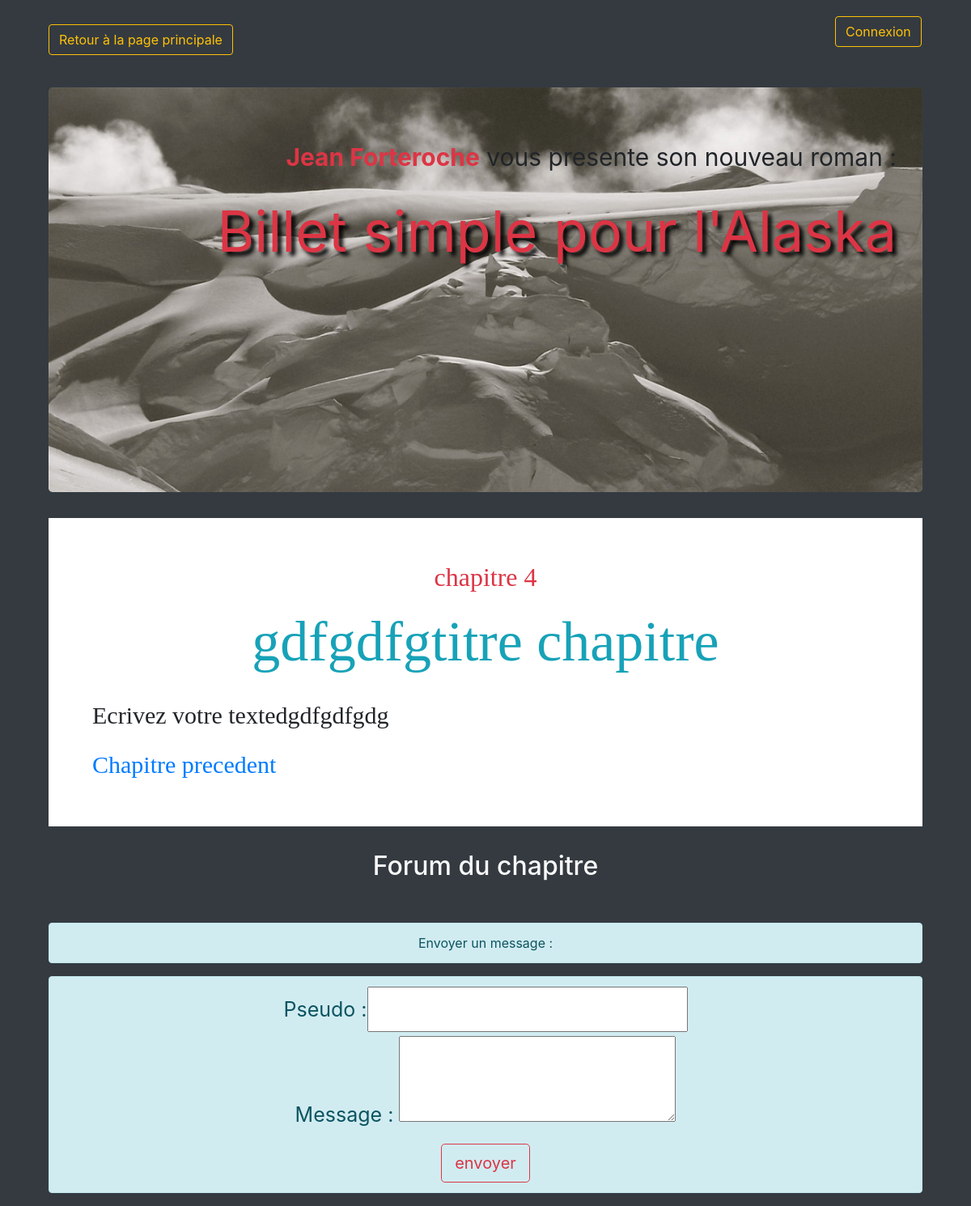
/index.php?action=nextChapter&id=17, run on the app's committed database.
### tables this page shows
CREATE TABLE `chapter` (
  `id` int(11) NOT NULL,
  `paragraph` text NOT NULL,
  `title` varchar(255) NOT NULL,
  `chapter_number` int(11) NOT NULL
);

### view/View.php (called while the page is built, shortened)
<?php
class View
{
    public function principalPage($template, $param=null)
    {
        $content=$this->calculateContent($template, $param);
        require('view/main.tpl.php');
        $pagePrincipal = ob_get_clean();
        return $pagePrincipal;
    }
    public function calculateContent($template, $param)
    {
        require($template);
        $content = ob_get_clean();
        return $content;
    }
}

### model/ChapterManager.php (called while the page is built, shortened)
<?php
class ChapterManager extends Manager
{
	public function getChapterById($id)
	{
		$db = $this->dbConnect();
		$req = $db->prepare('SELECT * FROM chapter WHERE id =?');
		$req->execute(array($id));
		$data = $req->fetch();
		return new ChapterObject($data);
	}
	public function countChapter()
	{
		$db = $this->dbConnect();
		$req = $db->query('SELECT COUNT(*) AS nbChapter FROM chapter');
		$data = $req->fetch();
		return $data;
	}
	public function getNextChapterId($chapterNumber)
	{
		$db = $this->dbConnect();
		$req = $db->prepare('SELECT id FROM chapter WHERE chapter_number > ? ORDER BY chapter_number ASC LIMIT 1' );
		$req->execute(array($chapterNumber));
		$data = $req->fetch();
		return $data['id'];
	}
}

### model/ObjectDb.php (called while the page is built, shortened)
<?php
class ObjectDb
{
    public function hydrate(array $data)
    {
		foreach($data as $key => $value)
        {
            if (preg_match("#[A-Za-z_]#", $key))
            {
                $method = 'set'.ucfirst($key);
            }
        }
    }
}

### model/ChapterObject.php (called while the page is built)
<?php
class ChapterObject extends ObjectDb
{
    private $_id,
            $_paragraph,
            $_title,
            $_chapter_number;
    public function getParagraph()
    {
        return $this->_paragraph;
    }
    public function getTitle()
    {
        return $this->_title;
    }
    public function getId()
    {
        return $this->_id;
    }
    public function getChapterNumber()
    {
        return $this->_chapter_number;
    }
    public function setParagraph($paragraph)
    {
        if(is_string($paragraph))
        {
            $this->_paragraph = $paragraph;
        }
    }
    public function setTitle($title)
    {
        if(is_string($title))
        {
            $this->_title = $title;
        }
    }
    public function setId($id)
    {
        $id= (int) $id;
        if($id > 0)
        {
            $this->_id = $id;
        }
    }
    public function setChapter_number($chapter_number)
    {
        $chapter_number = (int) $chapter_number;
        if($chapter_number > 0 )
        {
            $this->_chapter_number = $chapter_number;
        }
    }
}

### view/chapterPage.tpl.php (the view, shortened to what this page needs)
<a href="index.php" class="btn btn-outline-warning" id="return_page_principal">Retour à la page principale</a>
<section id="section_page_chapter">
            <h2 class="text-danger text-center">chapitre <?= $chapter->getChapterNumber() ?></h2>
            <p id="title_chapter" class="text-info text-center"><?= $chapter->getTitle()?></p>
            <p id="chapter_paragraph"><?= $chapter->getParagraph()?></p>
            <?php
            if($chapter->getChapterNumber()==1 )
            {?>
                <a class = "next_chapter_style"href="index.php?action=nextChapter&amp;id=<?=$chapter->getId()?>">Chapitre suivant</a>
            <?php
            }
            elseif ($chapter->getChapterNumber() == $countNbChapter)
            {?>
                <a class = "next_chapter_style" href="index.php?action=beforeChapter&amp;id=<?=$chapter->getId()?>">Chapitre precedent</a>
            <?php } ?>
</section>
<section id="forum">
            <h2 class="text-light text-center">Forum du chapitre</h2>
            <p class="container text-center alert alert-info" id="form_forum">Envoyer un message : </p>
            <form id="form_width" class=" alert alert-info text-center container" action="index.php?action=addMessage&amp;chapter_id=<?=$chapter->getId()?>" method="post">
                <label for="author">Pseudo : </label><input class="form_input_width" type="text" name="author" id="author"/><br/>
                <label for="message">Message : </label>
                <textarea id="message" name="message" class="form_input_width"></textarea><br/>
                <input class="btn btn-outline-danger btn-lg" type="submit" value="envoyer">
            </form>
</section>

### view/css/styles.css (style rules this page uses)
body { width: 90%; margin:auto; }
form { margin-top : 200px; width: 60%; margin:auto; }
#section_page_chapter { background-color: white; font-size: 30px; font-family: cursive; text-align: justify; padding: 5%; }
#title_chapter { font-size: 70px; }
#forum { margin-top : 30px; }
#form_forum { margin-top:50px; }
form { line-height: 50px; font-size : 25px; }
#return_page_principal { margin-bottom: 30px; position : fixed; top : 30px; }

### data on the page
chapter: chapter_number "4", title "gdfgdfgtitre chapitre", paragraph "Ecrivez votre textedgdfgdfgdg"
